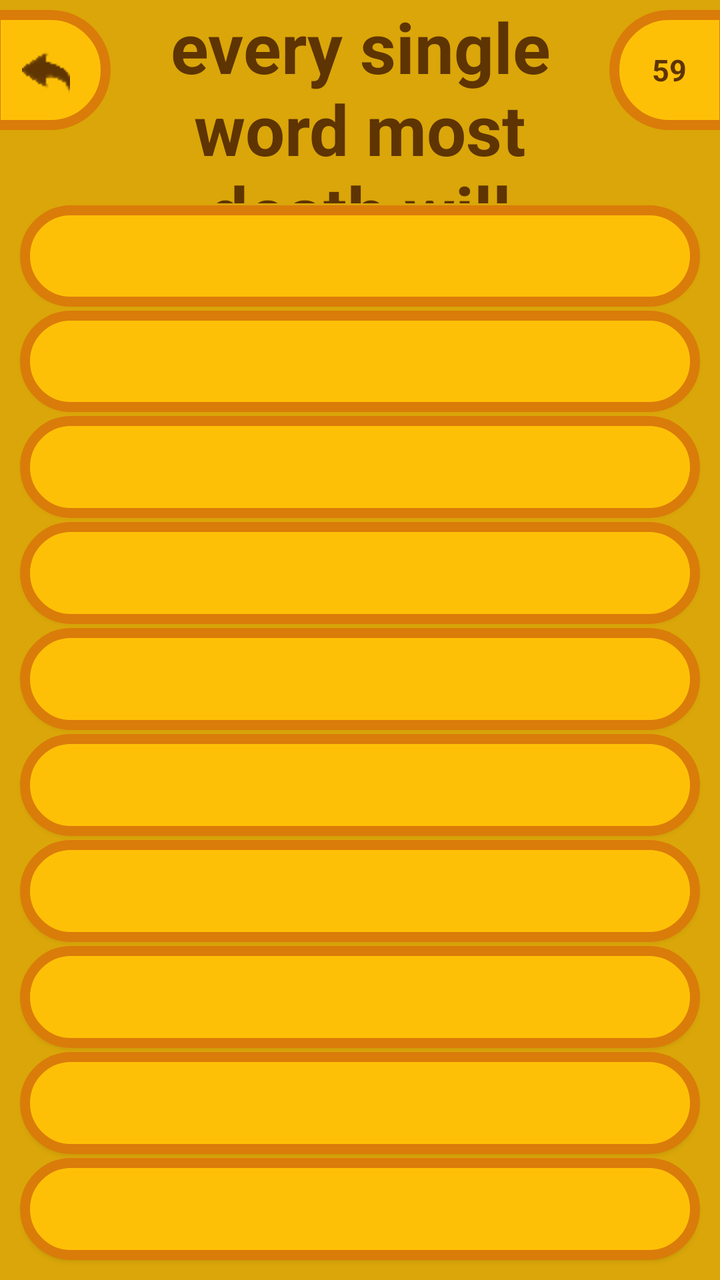
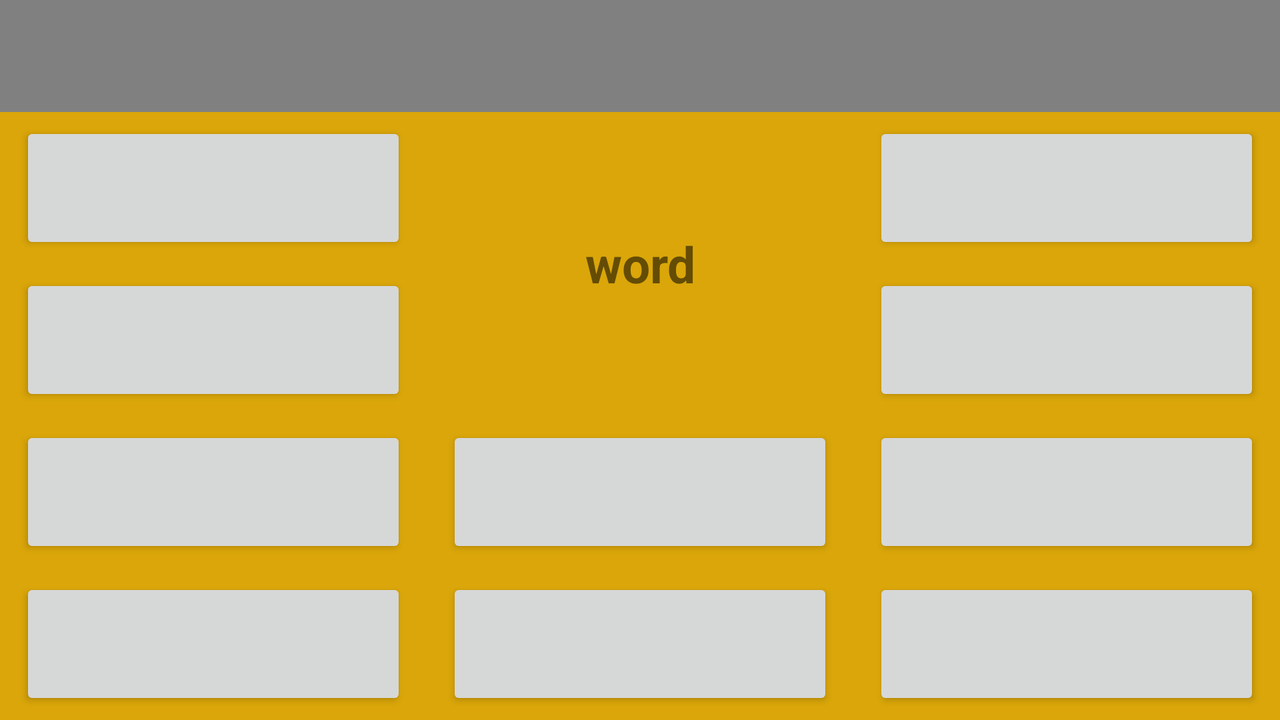

First picture: res/layout/ on a phone held upright. Second picture: the repository's own variant of that layout, on a device whose configuration matches the variant's folder. Source for both follows.
<!-- AndroidManifest.xml: application theme Theme.EnglishWordsLearning -->
<!-- res/layout/activity_learn.xml -->
<?xml version="1.0" encoding="utf-8"?>
<LinearLayout xmlns:android="http://schemas.android.com/apk/res/android"
    xmlns:app="http://schemas.android.com/apk/res-auto"
    xmlns:tools="http://schemas.android.com/tools"
    android:id="@+id/learn_activity"
    android:layout_width="match_parent"
    android:layout_height="match_parent"
    android:background="@color/yellow_dark"
    android:orientation="vertical"
    tools:context=".LearnActivity">

  
    <LinearLayout
        android:layout_width="match_parent"
        android:layout_height="0dp"
        android:layout_weight="1"
        android:gravity="center"
        android:orientation="vertical">


        <LinearLayout
            android:layout_width="match_parent"
            android:layout_height="0dp"
            android:layout_weight="2">

            <RelativeLayout
                android:layout_width="match_parent"
                android:layout_height="match_parent">

                <androidx.appcompat.widget.AppCompatImageButton
                    android:id="@+id/button_back"
                    android:layout_width="60dp"
                    android:layout_height="60dp"
                    android:layout_marginStart="-5dp"
                    android:layout_marginLeft="-5dp"
                    android:layout_marginTop="5dp"
                    android:background="@drawable/button_for_learn_background_left"
                    android:paddingRight="5dp"
android:src="@drawable/back_arrow"
                    />
                
                <TextView
                    android:id="@+id/target_word"
                    android:layout_width="match_parent"
                    android:layout_height="match_parent"
                    android:layout_marginHorizontal="60dp"
                    android:gravity="center"
                    android:text="every single word most death will"
                    android:textColor="@color/yellow_text_dark"
                  android:textSize="35sp"
                    android:textStyle="bold" />

                <LinearLayout
                    android:id="@+id/count_of_target_word_layout"
                    android:layout_width="60dp"
                    android:layout_height="60dp"
                    android:layout_alignEnd="@+id/target_word"
                    android:layout_alignRight="@+id/target_word"
                    android:layout_marginStart="0dp"
                    android:layout_marginLeft="0dp"
                    android:layout_marginTop="5dp"
                    android:layout_marginEnd="-65dp"
                    android:layout_marginRight="312dp"
                    android:background="@drawable/button_for_learn_background_right">

                    <TextView
                        android:id="@+id/count_of_target_word"
                        android:layout_width="match_parent"
                        android:layout_height="match_parent"
                        android:gravity="center"
                        android:paddingEnd="0dp"
                        android:paddingRight="0dp"
                        android:text="59"
                        android:textColor="@color/yellow_text_dark"
                        android:textSize="15sp"
                        android:textStyle="bold" />

                </LinearLayout>

            </RelativeLayout>

        </LinearLayout>

        


        <androidx.appcompat.widget.AppCompatButton
            android:id="@+id/button_1"
            android:layout_width="match_parent"
            android:layout_height="0dp"
            android:layout_marginHorizontal="10dp"
            android:layout_marginVertical="1dp"
            android:layout_weight="1"
            android:background="@drawable/yellow_button_background" />

        <androidx.appcompat.widget.AppCompatButton
            android:id="@+id/button_2"
            android:layout_width="match_parent"
            android:layout_height="0dp"
            android:layout_marginHorizontal="10dp"
            android:layout_marginVertical="1dp"
            android:layout_weight="1"
            android:background="@drawable/yellow_button_background" />

        <androidx.appcompat.widget.AppCompatButton
            android:id="@+id/button_3"
            android:layout_width="match_parent"
            android:layout_height="0dp"
            android:layout_marginHorizontal="10dp"
            android:layout_marginVertical="1dp"
            android:layout_weight="1"
            android:background="@drawable/yellow_button_background" />

        <androidx.appcompat.widget.AppCompatButton
            android:id="@+id/button_4"
            android:layout_width="match_parent"
            android:layout_height="0dp"
            android:layout_marginHorizontal="10dp"
            android:layout_marginVertical="1dp"
            android:layout_weight="1"
            android:background="@drawable/yellow_button_background" />


        <androidx.appcompat.widget.AppCompatButton
            android:id="@+id/button_5"
            android:layout_width="match_parent"
            android:layout_height="0dp"
            android:layout_marginHorizontal="10dp"
            android:layout_marginVertical="1dp"
            android:layout_weight="1"
            android:background="@drawable/yellow_button_background" />

        <androidx.appcompat.widget.AppCompatButton
            android:id="@+id/button_6"
            android:layout_width="match_parent"
            android:layout_height="0dp"
            android:layout_marginHorizontal="10dp"
            android:layout_marginVertical="1dp"
            android:layout_weight="1"
            android:background="@drawable/yellow_button_background" />


        <androidx.appcompat.widget.AppCompatButton
            android:id="@+id/button_7"
            android:layout_width="match_parent"
            android:layout_height="0dp"
            android:layout_marginHorizontal="10dp"
            android:layout_marginVertical="1dp"
            android:layout_weight="1"
            android:background="@drawable/yellow_button_background" />

        <androidx.appcompat.widget.AppCompatButton
            android:id="@+id/button_8"
            android:layout_width="match_parent"
            android:layout_height="0dp"
            android:layout_marginHorizontal="10dp"
            android:layout_marginVertical="1dp"
            android:layout_weight="1"
            android:background="@drawable/yellow_button_background" />

        <androidx.appcompat.widget.AppCompatButton
            android:id="@+id/button_9"
            android:layout_width="match_parent"
            android:layout_height="0dp"
            android:layout_marginHorizontal="10dp"
            android:layout_marginVertical="1dp"
            android:layout_weight="1"
            android:background="@drawable/yellow_button_background" />

        <androidx.appcompat.widget.AppCompatButton
            android:id="@+id/button_10"
            android:layout_width="match_parent"
            android:layout_height="0dp"
            android:layout_marginHorizontal="10dp"
            android:layout_marginTop="1dp"
            android:layout_marginBottom="10dp"
            android:layout_weight="1"
            android:background="@drawable/yellow_button_background" />


    </LinearLayout>


</LinearLayout>
<!-- resources referenced by this layout -->
<resources>
  <color name="yellow_dark">#DAA609</color>
  <color name="yellow_text_dark">#5E3402</color>
  <!-- drawable back_arrow: png bitmap (drawable, 18098 bytes) -->
  <!-- drawable button_for_learn_background_left (drawable) -->
  <?xml version="1.0" encoding="utf-8"?>
  <shape xmlns:android="http://schemas.android.com/apk/res/android">
  
  
      <solid
          android:color="@color/yellow"
  
          >
      </solid>
  
      <corners
          android:topRightRadius="30dp"
          android:bottomRightRadius="30dp"
          android:topLeftRadius="0dp"
          android:bottomLeftRadius="0dp">
      </corners>
  
      <stroke
          android:color="@color/yellow_more_dark"
          android:width="5dp">
  
      </stroke>
  </shape>
  <!-- drawable button_for_learn_background_right (drawable) -->
  <?xml version="1.0" encoding="utf-8"?>
  <shape xmlns:android="http://schemas.android.com/apk/res/android">
  
  
      <solid
          android:color="@color/yellow"
  
          >
      </solid>
  
      <corners
          android:topRightRadius="0dp"
          android:bottomRightRadius="0dp"
          android:topLeftRadius="30dp"
          android:bottomLeftRadius="30dp">
      </corners>
  
      <stroke
          android:color="@color/yellow_more_dark"
          android:width="5dp">
  
      </stroke>
  </shape>
  <!-- drawable yellow_button_background (drawable) -->
  <?xml version="1.0" encoding="utf-8"?>
  <shape xmlns:android="http://schemas.android.com/apk/res/android">
  
  
      <solid
          android:color="@color/yellow"
  
          >
      </solid>
  
      <corners
          android:topRightRadius="30dp"
          android:bottomRightRadius="30dp"
          android:topLeftRadius="30dp"
          android:bottomLeftRadius="30dp">
      </corners>
  
      <stroke
          android:color="@color/yellow_more_dark"
          android:width="5dp">
  
      </stroke>
  </shape>
  <style name="Theme.EnglishWordsLearning" parent="Theme.MaterialComponents.DayNight.NoActionBar">
          
          <item name="colorPrimary">@color/gray_dark_20</item>
          <item name="colorPrimaryVariant">@color/gray_light_50</item>
          <item name="colorOnPrimary">@color/black</item>
          
          <item name="colorSecondary">@color/teal_200</item>
          <item name="colorSecondaryVariant">@color/teal_700</item>
          <item name="colorOnSecondary">@color/black</item>
          
          <item name="android:statusBarColor" tools:targetApi="l">?attr/colorPrimaryVariant</item>
          
      </style>
  <color name="yellow">#FEC007</color>
  <color name="yellow_more_dark">#DA7C09</color>
  <color name="gray_dark_20">#333333</color>
  <color name="gray_light_50">#808080</color>
  <color name="black">#FF000000</color>
  <color name="teal_200">#FF03DAC5</color>
  <color name="teal_700">#FF018786</color>
</resources>
<!-- res/layout-land/activity_learn.xml (the repository's variant of the layout above) -->
<!-- drawn on the phone turned sideways -->
<?xml version="1.0" encoding="utf-8"?>
<LinearLayout xmlns:android="http://schemas.android.com/apk/res/android"
    xmlns:app="http://schemas.android.com/apk/res-auto"
    xmlns:tools="http://schemas.android.com/tools"
    android:orientation="vertical"
    android:layout_width="match_parent"
    android:layout_height="match_parent"
    tools:context=".LearnActivity"
    android:id="@+id/learn_activity"
    android:background="@color/yellow_dark">

    <androidx.appcompat.widget.Toolbar
        android:id="@+id/toolbar"
        android:layout_width="match_parent"
        android:layout_height="?attr/actionBarSize"
        android:background="@color/gray_light_50"
        android:theme="@style/ThemeOverlay.AppCompat.Dark.ActionBar"
        app:titleTextColor="@color/white" />

    <LinearLayout
        android:layout_width="match_parent"
        android:layout_height="match_parent"
        android:gravity="center"
        android:orientation="horizontal">


        <LinearLayout
            android:layout_width="0dp"
            android:layout_height="match_parent"
            android:gravity="center"
            android:layout_weight="1"
            android:orientation="vertical">
            <androidx.appcompat.widget.AppCompatButton
                android:id="@+id/button_1"
                android:layout_width="match_parent"
                android:layout_height="0dp"
                android:layout_weight="1"
                android:layout_marginHorizontal="10dp"
                android:layout_marginVertical="5dp"/>

            <androidx.appcompat.widget.AppCompatButton
                android:id="@+id/button_2"
                android:layout_width="match_parent"
                android:layout_height="0dp"
                android:layout_weight="1"
                android:layout_marginHorizontal="10dp"
                android:layout_marginVertical="5dp"/>

            <androidx.appcompat.widget.AppCompatButton
                android:id="@+id/button_3"
                android:layout_width="match_parent"
                android:layout_height="0dp"
                android:layout_weight="1"
                android:layout_marginHorizontal="10dp"
                android:layout_marginVertical="5dp"
                />

            <androidx.appcompat.widget.AppCompatButton
                android:id="@+id/button_4"
                android:layout_width="match_parent"
                android:layout_height="0dp"
                android:layout_weight="1"
                android:layout_marginHorizontal="10dp"
                android:layout_marginVertical="5dp"/>


        </LinearLayout>


        <LinearLayout
            android:layout_width="0dp"
            android:layout_height="match_parent"
            android:layout_weight="1"
            android:gravity="center"
            android:orientation="vertical">


            <TextView
                android:id="@+id/target_word"
                android:layout_width="match_parent"
                android:layout_height="0dp"
                android:layout_weight="2"
                android:gravity="center"
                android:layout_marginHorizontal="10dp"
                android:layout_marginVertical="10dp"
                android:text="@string/target_word"
                android:textStyle="bold"
                android:textSize="25sp"/>

            <androidx.appcompat.widget.AppCompatButton
                android:id="@+id/button_5"
                android:layout_width="match_parent"
                android:layout_height="0dp"
                android:layout_weight="1"
                android:layout_marginHorizontal="10dp"
                android:layout_marginVertical="5dp"/>
            <androidx.appcompat.widget.AppCompatButton
                android:id="@+id/button_6"
                android:layout_width="match_parent"
                android:layout_height="0dp"
                android:layout_weight="1"
                android:layout_marginHorizontal="10dp"
                android:layout_marginVertical="5dp"/>


        </LinearLayout>

        <LinearLayout
            android:layout_width="0dp"
            android:layout_height="match_parent"
            android:layout_weight="1"
            android:gravity="center"
            android:orientation="vertical">

            <androidx.appcompat.widget.AppCompatButton
                android:id="@+id/button_7"
                android:layout_width="match_parent"
                android:layout_height="0dp"
                android:layout_weight="1"
                android:layout_marginHorizontal="10dp"
                android:layout_marginVertical="5dp"/>

            <androidx.appcompat.widget.AppCompatButton
                android:id="@+id/button_8"
                android:layout_width="match_parent"
                android:layout_height="0dp"
                android:layout_weight="1"
                android:layout_marginHorizontal="10dp"
                android:layout_marginVertical="5dp"/>

            <androidx.appcompat.widget.AppCompatButton
                android:id="@+id/button_9"
                android:layout_width="match_parent"
                android:layout_height="0dp"
                android:layout_weight="1"
                android:layout_marginHorizontal="10dp"
                android:layout_marginVertical="5dp"/>

            <androidx.appcompat.widget.AppCompatButton
                android:id="@+id/button_10"
                android:layout_width="match_parent"
                android:layout_height="0dp"
                android:layout_weight="1"
                android:layout_marginHorizontal="10dp"
                android:layout_marginVertical="5dp"/>


        </LinearLayout>



    </LinearLayout>

    <LinearLayout
        android:layout_width="10dp"
        android:layout_height="10dp"
        android:orientation="vertical"
        android:gravity="center"
        android:id="@+id/button_layout">


    </LinearLayout>

</LinearLayout>
<!-- resources referenced by the variant -->
<!-- as the phone turned sideways resolves them -->
<resources>
  <color name="gray_light_50">#808080</color>
  <color name="white">#FFFFFFFF</color>
  <color name="yellow_dark">#DAA609</color>
  <string name="target_word">word</string>
  <style name="Theme.EnglishWordsLearning" parent="Theme.MaterialComponents.DayNight.NoActionBar">
          
          <item name="colorPrimary">@color/gray_dark_20</item>
          <item name="colorPrimaryVariant">@color/gray_light_50</item>
          <item name="colorOnPrimary">@color/black</item>
          
          <item name="colorSecondary">@color/teal_200</item>
          <item name="colorSecondaryVariant">@color/teal_700</item>
          <item name="colorOnSecondary">@color/black</item>
          
          <item name="android:statusBarColor" tools:targetApi="l">?attr/colorPrimaryVariant</item>
          
      </style>
  <color name="gray_dark_20">#333333</color>
  <color name="black">#FF000000</color>
  <color name="teal_200">#FF03DAC5</color>
  <color name="teal_700">#FF018786</color>
</resources>
